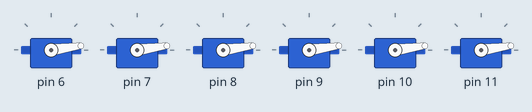
Simulated run of this sketch. Board: Arduino Uno, built with avr-gcc and run on an emulated ATmega328P. On the bench: 6 × servo.

Above: at 0.05 s.
At 0.15 s:
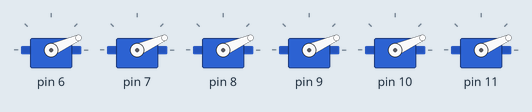
At 0.25 s:
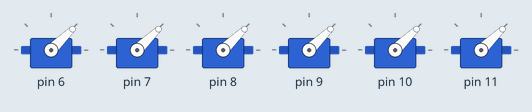
At 0.5 s:
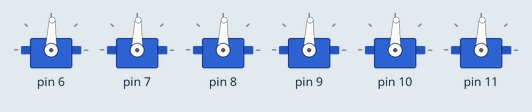
At 0.75 s:
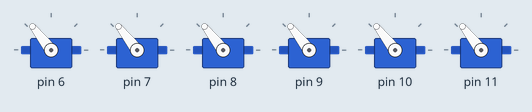
At 1.0 s:
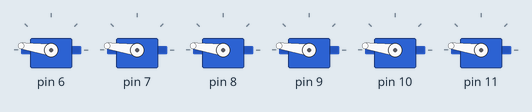
Timing chart, 0 to 3.0 s (numbered marks = the images above):
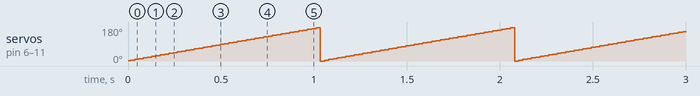

The sketch:

servo-function-test.ino
```cpp
#include <Servo.h>

Servo servo[6];
uint16_t angle = 0;

void setup() {
  // put your setup code here, to run once:
  for (int i = 0; i < 6; i++) {
    servo[i].attach(i+6);
    servo[i].write(90);
  }
}

void loop() {
  angle += 2;
  angle %= 180;
  // put your main code here, to run repeatedly:
  for (int i = 0; i < 6; i++) {
    servo[i].write(angle);
    Serial.print("angle: "); Serial.println(angle, DEC);
  }
  delay(10);
}
```

Measured:
- by itself, servo on pin 6–11: ramps from 0° to 176° and jumps back, once every 1.0 s
